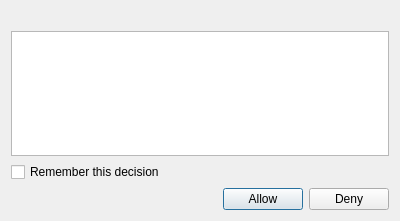
<?xml version="1.0" encoding="UTF-8"?>
<ui version="4.0">
 <class>BrowserAccessControlDialog</class>
 <widget class="QDialog" name="BrowserAccessControlDialog">
  <property name="geometry">
   <rect>
    <x>0</x>
    <y>0</y>
    <width>400</width>
    <height>221</height>
   </rect>
  </property>
  <property name="windowTitle">
   <string>chromeKeePassXC Confirm Access</string>
  </property>
  <layout class="QVBoxLayout" name="verticalLayout">
   <item>
    <widget class="QLabel" name="label">
     <property name="text">
      <string/>
     </property>
    </widget>
   </item>
   <item>
    <widget class="QListWidget" name="itemsList"/>
   </item>
   <item>
    <widget class="QCheckBox" name="rememberDecisionCheckBox">
     <property name="text">
      <string>Remember this decision</string>
     </property>
    </widget>
   </item>
   <item>
    <layout class="QHBoxLayout" name="horizontalLayout">
     <item>
      <spacer name="horizontalSpacer">
       <property name="orientation">
        <enum>Qt::Horizontal</enum>
       </property>
       <property name="sizeHint" stdset="0">
        <size>
         <width>40</width>
         <height>20</height>
        </size>
       </property>
      </spacer>
     </item>
     <item>
      <widget class="QPushButton" name="allowButton">
       <property name="text">
        <string>Allow</string>
       </property>
      </widget>
     </item>
     <item>
      <widget class="QPushButton" name="denyButton">
       <property name="text">
        <string>Deny</string>
       </property>
      </widget>
     </item>
    </layout>
   </item>
  </layout>
 </widget>
 <resources/>
 <connections/>
</ui>
